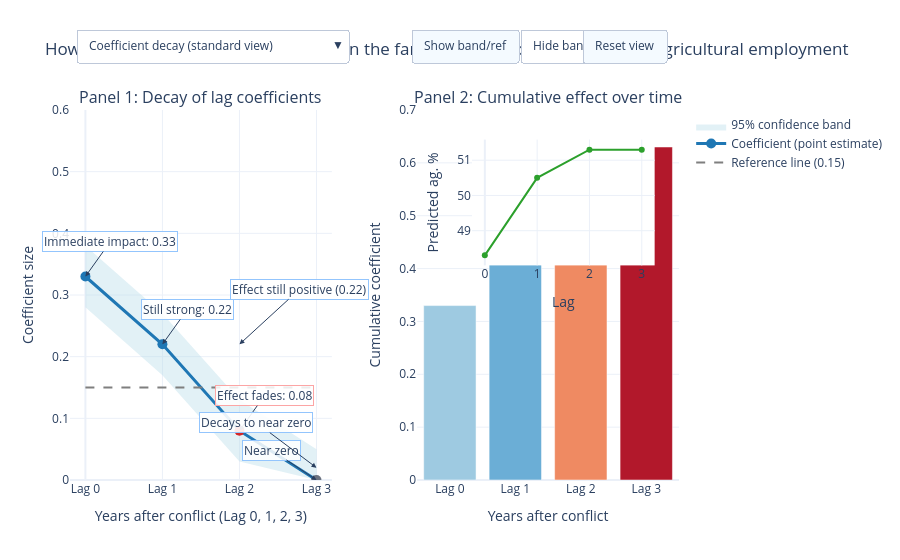

The cell this chart's notebook holds for it:
### Markdown cell above
## RQ3 Interactive Figure (Plotly)

Interactive lagged-effect chart with confidence band and interpretation tooltips, exported for embedding in the final report.

### Code cell
import numpy as np
import plotly.graph_objects as go
from plotly.subplots import make_subplots

# -----------------------------
# RQ3 dashboard inputs
# -----------------------------
lag_years = np.array([0, 1, 2, 3])
coefficients = np.array([0.33, 0.22, 0.08, 0.00])
ci_half_width = 0.05  # placeholder uncertainty band
ref_line = 0.15

ci_lower = np.clip(coefficients - ci_half_width, 0, 0.6)
ci_upper = np.clip(coefficients + ci_half_width, 0, 0.6)

# Cumulative effects for panel 2
cumulative = np.cumsum(coefficients)
cum_se = np.sqrt(np.arange(1, len(coefficients) + 1)) * ci_half_width

def years_lost_equiv(value: float) -> float:
    # Simple communication mapping for tooltip context.
    return value * 8.0

line_interp = [
    "Immediate impact remains substantial",
    "One year after conflict, the effect is 0.22 -> still meaningful",
    "Two years later, the effect is still positive but small",
    "By year three, the effect is near zero"
]

bar_interp = [
    "After 0 years, cumulative impact is already sizable",
    "After 1 year, cumulative burden increases materially",
    "After 2 years, cumulative burden is high",
    "After 3 years, cumulative impact plateaus"
]

# -----------------------------
# Build two-panel dashboard
# -----------------------------
fig_rq3 = make_subplots(
    rows=1,
    cols=2,
    subplot_titles=(
        "Panel 1: Decay of lag coefficients",
        "Panel 2: Cumulative effect over time"
    ),
    horizontal_spacing=0.14
)

# Panel 1 confidence band
fig_rq3.add_trace(
    go.Scatter(
        x=np.concatenate([lag_years, lag_years[::-1]]),
        y=np.concatenate([ci_upper, ci_lower[::-1]]),
        fill="toself",
        fillcolor="rgba(173,216,230,0.35)",
        line=dict(color="rgba(255,255,255,0)"),
        hovertemplate="95% confidence band (placeholder ±0.05)<extra></extra>",
        name="95% confidence band",
        showlegend=True
    ),
    row=1,
    col=1
)

# Panel 1 coefficient line + markers
marker_colors = ["#1f77b4", "#1f77b4", "#d62728", "#6b7280"]
line_custom = np.column_stack([
    lag_years,
    coefficients,
    np.full_like(coefficients, ci_half_width, dtype=float),
    line_interp
])

fig_rq3.add_trace(
    go.Scatter(
        x=lag_years,
        y=coefficients,
        mode="lines+markers",
        line=dict(color="#1f77b4", width=3),
        marker=dict(size=10, color=marker_colors),
        customdata=line_custom,
        hovertemplate=(
            "<b>Lag %{customdata[0]}</b><br>"
            "Coefficient: %{customdata[1]:.2f}<br>"
            "Std. error (placeholder): %{customdata[2]:.2f}<br>"
            "Interpretation: %{customdata[3]}<extra></extra>"
        ),
        name="Coefficient (point estimate)",
        showlegend=True
    ),
    row=1,
    col=1
)

# Panel 1 reference line at y=0.15
fig_rq3.add_trace(
    go.Scatter(
        x=lag_years,
        y=np.full_like(lag_years, ref_line, dtype=float),
        mode="lines",
        line=dict(color="#7f7f7f", width=2, dash="dash"),
        hovertemplate="Meaningful-effect reference: 0.15<extra></extra>",
        name="Reference line (0.15)",
        showlegend=True
    ),
    row=1,
    col=1
)

# Panel 2 cumulative bars with blue->red gradient
bar_colors = ["#9ecae1", "#6baed6", "#ef8a62", "#b2182b"]
bar_custom = np.column_stack([
    lag_years,
    cumulative,
    cum_se,
    [years_lost_equiv(v) for v in cumulative],
    bar_interp
])

fig_rq3.add_trace(
    go.Bar(
        x=[f"Lag {i}" for i in lag_years],
        y=cumulative,
        marker=dict(color=bar_colors),
        customdata=bar_custom,
        hovertemplate=(
            "<b>%{x}</b><br>"
            "Cumulative effect: %{customdata[1]:.2f}<br>"
            "Std. error (placeholder): %{customdata[2]:.2f}<br>"
            "Equivalent growth loss: %{customdata[3]:.1f} years<br>"
            "%{customdata[4]}<extra></extra>"
        ),
        name="Cumulative coefficients",
        showlegend=False
    ),
    row=1,
    col=2
)

# Inset chart: predicted agricultural employment path for a typical country
baseline_ag = 45.0
predicted_ag = baseline_ag + cumulative * 10.0
fig_rq3.add_trace(
    go.Scatter(
        x=lag_years,
        y=predicted_ag,
        mode="lines+markers",
        line=dict(color="#2ca02c", width=2),
        marker=dict(size=6, color="#2ca02c"),
        hovertemplate=(
            "Typical country projection<br>"
            "Lag %{x}: %{y:.1f}% ag. employment<extra></extra>"
        ),
        name="Inset: predicted ag. employment",
        xaxis="x3",
        yaxis="y3",
        showlegend=False
    )
)

# Required annotations on panel 1
fig_rq3.add_annotation(
    x=0, y=0.33,
    text="Immediate impact: 0.33",
    showarrow=True, arrowhead=2, ax=25, ay=-35,
    bgcolor="rgba(255,255,255,0.85)", bordercolor="#93c5fd",
    xref="x", yref="y"
)
fig_rq3.add_annotation(
    x=1, y=0.22,
    text="Still strong: 0.22",
    showarrow=True, arrowhead=2, ax=25, ay=-35,
    bgcolor="rgba(255,255,255,0.85)", bordercolor="#93c5fd",
    xref="x", yref="y"
)
fig_rq3.add_annotation(
    x=2, y=0.08,
    text="Effect fades: 0.08",
    showarrow=True, arrowhead=2, ax=25, ay=-35,
    bgcolor="rgba(255,255,255,0.85)", bordercolor="#fca5a5",
    xref="x", yref="y"
)
fig_rq3.add_annotation(
    x=3, y=0.00,
    text="Near zero",
    showarrow=True, arrowhead=2, ax=-45, ay=-30,
    bgcolor="rgba(255,255,255,0.85)", bordercolor="#93c5fd",
    xref="x", yref="y"
)

# Extra requested callouts
fig_rq3.add_annotation(
    x=2, y=0.22,
    text="Effect still positive (0.22)",
    showarrow=True, arrowhead=2, ax=60, ay=-55,
    bgcolor="rgba(255,255,255,0.9)", bordercolor="#93c5fd",
    xref="x", yref="y"
)
fig_rq3.add_annotation(
    x=3, y=0.02,
    text="Decays to near zero",
    showarrow=True, arrowhead=2, ax=-60, ay=-45,
    bgcolor="rgba(255,255,255,0.9)", bordercolor="#93c5fd",
    xref="x", yref="y"
)

# Layout and controls
fig_rq3.update_layout(
    title="How long does conflict keep workers on the farm? Persistence of violence on agricultural employment",
    template="plotly_white",
    hovermode="x unified",
    margin=dict(l=70, r=30, t=110, b=80),
    updatemenus=[
        dict(
            type="dropdown",
            direction="down",
            x=0.01,
            y=1.22,
            xanchor="left",
            yanchor="top",
            buttons=[
                dict(
                    label="Coefficient decay (standard view)",
                    method="update",
                    args=[{"visible": [True, True, True, True, True]}, {"title": "How long does conflict keep workers on the farm? Persistence of violence on agricultural employment"}]
                ),
                dict(
                    label="Cumulative effect (total impact over time)",
                    method="update",
                    args=[{"visible": [False, False, False, True, True]}, {"title": "How long does conflict keep workers on the farm? Persistence of violence on agricultural employment"}]
                )
            ]
        ),
        dict(
            type="buttons",
            direction="left",
            x=0.56,
            y=1.22,
            xanchor="left",
            yanchor="top",
            buttons=[
                dict(label="Show band/ref", method="restyle", args=[{"visible": [True, True]}, [0, 2]]),
                dict(label="Hide band/ref", method="restyle", args=[{"visible": [False, False]}, [0, 2]])
            ]
        ),
        dict(
            type="buttons",
            direction="left",
            x=0.84,
            y=1.22,
            xanchor="left",
            yanchor="top",
            buttons=[
                dict(
                    label="Reset view",
                    method="relayout",
                    args=[
                        {
                            "xaxis.range": [-0.2, 3.2],
                            "yaxis.range": [0, 0.6],
                            "xaxis2.range": [-0.5, 3.5],
                            "yaxis2.range": [0, 0.7]
                        }
                    ]
                )
            ]
        )
    ]
)

# Axis labels and ranges
fig_rq3.update_xaxes(
    title_text="Years after conflict (Lag 0, 1, 2, 3)",
    tickmode="array",
    tickvals=[0, 1, 2, 3],
    ticktext=["Lag 0", "Lag 1", "Lag 2", "Lag 3"],
    range=[-0.2, 3.2],
    row=1,
    col=1
)
fig_rq3.update_yaxes(
    title_text="Coefficient size",
    range=[0, 0.6],
    row=1,
    col=1
)
fig_rq3.update_xaxes(title_text="Years after conflict", row=1, col=2)
fig_rq3.update_yaxes(title_text="Cumulative coefficient", range=[0, 0.7], row=1, col=2)

# Inset axes domain (small chart inside dashboard)
fig_rq3.update_layout(
    xaxis3=dict(domain=[0.66, 0.96], anchor="y3", title="Lag", tickmode="array", tickvals=[0, 1, 2, 3]),
    yaxis3=dict(domain=[0.58, 0.92], anchor="x3", title="Predicted ag. %")
)

# Export interactive HTML for report embedding
docs_assets_dir = ROOT / "docs" / "assets"
docs_assets_dir.mkdir(parents=True, exist_ok=True)
rq3_html_path = docs_assets_dir / "rq3_interactive.html"
fig_rq3.write_html(rq3_html_path, full_html=False, include_plotlyjs="cdn")

print(f"Interactive RQ3 dashboard saved to: {rq3_html_path}")
fig_rq3.show()

### Figure 1 — Plotly figure (JSON) as saved in the notebook; plotly's stock layout.template omitted (floating-point values rounded to 4 significant figures)
{"data": [{"fill": "toself", "fillcolor": "rgba(173,216,230,0.35)", "hovertemplate": "95% confidence band (placeholder ±0.05)<extra></extra>", "line": {"color": "rgba(255,255,255,0)"}, "name": "95% confidence band", "showlegend": true, "type": "scatter", "x": [0, 1, 2, 3, 3, 2, 1, 0], "xaxis": "x", "y": [0.38, 0.27, 0.13, 0.05, 0.0, 0.03, 0.17, 0.28], "yaxis": "y"}, {"customdata": [["0", "0.33", "0.05", "Immediate impact remains substantial"], ["1", "0.22", "0.05", "One year after conflict, the effect is 0.22 -> still meaningful"], ["2", "0.08", "0.05", "Two years later, the effect is still positive but small"], ["3", "0.0", "0.05", "By year three, the effect is near zero"]], "hovertemplate": "<b>Lag %{customdata[0]}</b><br>Coefficient: %{customdata[1]:.2f}<br>Std. error (placeholder): %{customdata[2]:.2f}<br>Interpretation: %{customdata[3]}<extra></extra>", "line": {"color": "#1f77b4", "width": 3}, "marker": {"color": ["#1f77b4", "#1f77b4", "#d62728", "#6b7280"], "size": 10}, "mode": "lines+markers", "name": "Coefficient (point estimate)", "showlegend": true, "type": "scatter", "x": [0, 1, 2, 3], "xaxis": "x", "y": [0.33, 0.22, 0.08, 0.0], "yaxis": "y"}, {"hovertemplate": "Meaningful-effect reference: 0.15<extra></extra>", "line": {"color": "#7f7f7f", "dash": "dash", "width": 2}, "mode": "lines", "name": "Reference line (0.15)", "showlegend": true, "type": "scatter", "x": [0, 1, 2, 3], "xaxis": "x", "y": [0.15, 0.15, 0.15, 0.15], "yaxis": "y"}, {"customdata": [["0", "0.33", "0.05", "2.64", "After 0 years, cumulative impact is already sizable"], ["1", "0.55", "0.07071067811865477", "4.4", "After 1 year, cumulative burden increases materially"], ["2", "0.63", "0.08660254037844387", "5.04", "After 2 years, cumulative burden is high"], ["3", "0.63", "0.1", "5.04", "After 3 years, cumulative impact plateaus"]], "hovertemplate": "<b>%{x}</b><br>Cumulative effect: %{customdata[1]:.2f}<br>Std. error (placeholder): %{customdata[2]:.2f}<br>Equivalent growth loss: %{customdata[3]:.1f} years<br>%{customdata[4]}<extra></extra>", "marker": {"color": ["#9ecae1", "#6baed6", "#ef8a62", "#b2182b"]}, "name": "Cumulative coefficients", "showlegend": false, "type": "bar", "x": ["Lag 0", "Lag 1", "Lag 2", "Lag 3"], "xaxis": "x2", "y": [0.33, 0.55, 0.63, 0.63], "yaxis": "y2"}, {"hovertemplate": "Typical country projection<br>Lag %{x}: %{y:.1f}% ag. employment<extra></extra>", "line": {"color": "#2ca02c", "width": 2}, "marker": {"color": "#2ca02c", "size": 6}, "mode": "lines+markers", "name": "Inset: predicted ag. employment", "showlegend": false, "type": "scatter", "x": [0, 1, 2, 3], "xaxis": "x3", "y": [48.3, 50.5, 51.3, 51.3], "yaxis": "y3"}], "layout": {"annotations": [{"font": {"size": 16}, "showarrow": false, "text": "Panel 1: Decay of lag coefficients", "x": 0.215, "xanchor": "center", "xref": "paper", "y": 1, "yanchor": "bottom", "yref": "paper"}, {"font": {"size": 16}, "showarrow": false, "text": "Panel 2: Cumulative effect over time", "x": 0.785, "xanchor": "center", "xref": "paper", "y": 1, "yanchor": "bottom", "yref": "paper"}, {"arrowhead": 2, "ax": 25, "ay": -35, "bgcolor": "rgba(255,255,255,0.85)", "bordercolor": "#93c5fd", "showarrow": true, "text": "Immediate impact: 0.33", "x": 0, "xref": "x", "y": 0.33, "yref": "y"}, {"arrowhead": 2, "ax": 25, "ay": -35, "bgcolor": "rgba(255,255,255,0.85)", "bordercolor": "#93c5fd", "showarrow": true, "text": "Still strong: 0.22", "x": 1, "xref": "x", "y": 0.22, "yref": "y"}, {"arrowhead": 2, "ax": 25, "ay": -35, "bgcolor": "rgba(255,255,255,0.85)", "bordercolor": "#fca5a5", "showarrow": true, "text": "Effect fades: 0.08", "x": 2, "xref": "x", "y": 0.08, "yref": "y"}, {"arrowhead": 2, "ax": -45, "ay": -30, "bgcolor": "rgba(255,255,255,0.85)", "bordercolor": "#93c5fd", "showarrow": true, "text": "Near zero", "x": 3, "xref": "x", "y": 0, "yref": "y"}, {"arrowhead": 2, "ax": 60, "ay": -55, "bgcolor": "rgba(255,255,255,0.9)", "bordercolor": "#93c5fd", "showarrow": true, "text": "Effect still positive (0.22)", "x": 2, "xref": "x", "y": 0.22, "yref": "y"}, {"arrowhead": 2, "ax": -60, "ay": -45, "bgcolor": "rgba(255,255,255,0.9)", "bordercolor": "#93c5fd", "showarrow": true, "text": "Decays to near zero", "x": 3, "xref": "x", "y": 0.02, "yref": "y"}], "hovermode": "x unified", "margin": {"b": 80, "l": 70, "r": 30, "t": 110}, "title": {"text": "How long does conflict keep workers on the farm? Persistence of violence on agricultural employment"}, "updatemenus": [{"buttons": [{"args": [{"visible": [true, true, true, true, true]}, {"title": "How long does conflict keep workers on the farm? Persistence of violence on agricultural employment"}], "label": "Coefficient decay (standard view)", "method": "update"}, {"args": [{"visible": [false, false, false, true, true]}, {"title": "How long does conflict keep workers on the farm? Persistence of violence on agricultural employment"}], "label": "Cumulative effect (total impact over time)", "method": "update"}], "direction": "down", "type": "dropdown", "x": 0.01, "xanchor": "left", "y": 1.22, "yanchor": "top"}, {"buttons": [{"args": [{"visible": [true, true]}, [0, 2]], "label": "Show band/ref", "method": "restyle"}, {"args": [{"visible": [false, false]}, [0, 2]], "label": "Hide band/ref", "method": "restyle"}], "direction": "left", "type": "buttons", "x": 0.56, "xanchor": "left", "y": 1.22, "yanchor": "top"}, {"buttons": [{"args": [{"xaxis.range": [-0.2, 3.2], "xaxis2.range": [-0.5, 3.5], "yaxis.range": [0, 0.6], "yaxis2.range": [0, 0.7]}], "label": "Reset view", "method": "relayout"}], "direction": "left", "type": "buttons", "x": 0.84, "xanchor": "left", "y": 1.22, "yanchor": "top"}], "xaxis": {"anchor": "y", "domain": [0, 0.43], "range": [-0.2, 3.2], "tickmode": "array", "ticktext": ["Lag 0", "Lag 1", "Lag 2", "Lag 3"], "tickvals": [0, 1, 2, 3], "title": {"text": "Years after conflict (Lag 0, 1, 2, 3)"}}, "xaxis2": {"anchor": "y2", "domain": [0.57, 1], "title": {"text": "Years after conflict"}}, "xaxis3": {"anchor": "y3", "domain": [0.66, 0.96], "tickmode": "array", "tickvals": [0, 1, 2, 3], "title": {"text": "Lag"}}, "yaxis": {"anchor": "x", "domain": [0, 1], "range": [0, 0.6], "title": {"text": "Coefficient size"}}, "yaxis2": {"anchor": "x2", "domain": [0, 1], "range": [0, 0.7], "title": {"text": "Cumulative coefficient"}}, "yaxis3": {"anchor": "x3", "domain": [0.58, 0.92], "title": {"text": "Predicted ag. %"}}}}
